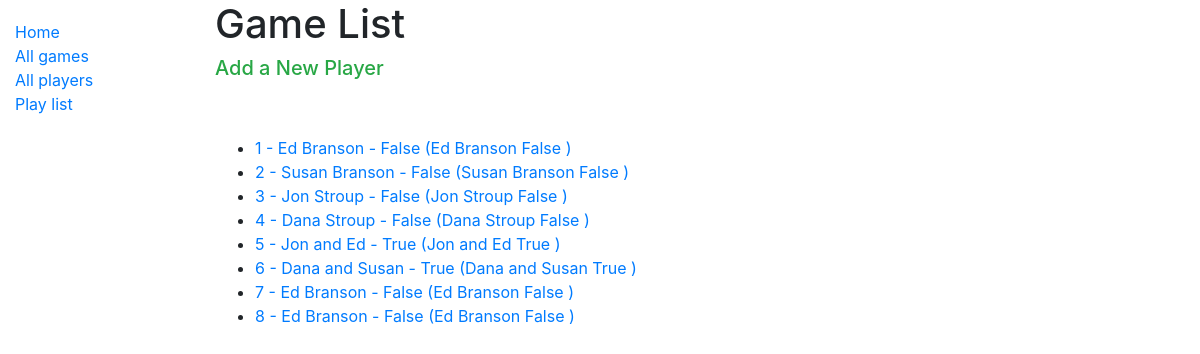
The page /player/ on the database its author committed.
### scorekeeping/player/models.py (models this page shows, shortened)
class Player(models.Model):
    name = models.CharField(max_length=15)
    team = models.BooleanField(default=False)
    def get_absolute_url(self):
        return reverse('player-detail', args=[str(self.id)])
    def __str__(self):
        return f'{self.id} - {self.name} - {self.team}'

### scorekeeping/player/views.py (the view)
# urls.py: path('player/', views.PlayerListView.as_view(), name='player-list'),
class PlayerListView(generic.ListView):
    model = Player

### scorekeeping/player/templates/player/player_list.html (shortened to what this page needs)
<!DOCTYPE html>
{% extends "base_generic.html" %}
{% load static %}
  {% load static %}
    {% block content %}
    <h1>Game List</h1>
    <h5><a class="text-success" href="{% url 'player-create' %}">Add a New Player</a></h5><br><br>
      {% if player_list %}
          <ul>
              {% for player in player_list %}
                  <li><a href="{{ player.get_absolute_url}}">{{ player }} ({{player.name}}
                    {{player.team}} )</a></li>
              {% endfor %}
          </ul>
      {% else %}
          <p>No players are available.</p>
      {% endif %}
  {% endblock %}

### scorekeeping/game/templates/base_generic.html (shortened to what this page needs)
<!DOCTYPE html>
<html lang="en">
<head>
  <link rel="stylesheet" href="https://cdn.jsdelivr.net/npm/bootstrap@4.5.3/dist/css/bootstrap.min.css">
  {% load static %}
  <link rel="stylesheet" href="{% static 'css/styles.css' %}">
</head>
<body>
  <div class="container-fluid">
    <div class="row">
      <div class="col-sm-2">
      {% block sidebar %}
        <ul class="sidebar-nav">
          <li><a href="{% url 'index' %}">Home</a></li>
          <li><a href="{% url 'game-list' %}">All games</a></li>
          <li><a href="{% url 'player-list' %}">All players</a></li>
          <li><a href="{% url 'play-list' %}">Play list</a></li>
        </ul>
     {% endblock %}
      </div>
      <div class="col-sm-10 ">{% block content %}{% endblock %}</div>
    </div>
  </div>
</body>
</html>

### scorekeeping/game/static/game/css/styles.css (style rules this page uses)
.sidebar-nav { margin-top: 20px; padding: 0; list-style: none; }

### rows shown on the page
Player: id+name+team "1 - Ed Branson - False", name "Ed Branson", team "False"
Player: id+name+team "2 - Susan Branson - False", name "Susan Branson", team "False"
Player: id+name+team "3 - Jon Stroup - False", name "Jon Stroup", team "False"
Player: id+name+team "4 - Dana Stroup - False", name "Dana Stroup", team "False"
Player: id+name+team "5 - Jon and Ed - True", name "Jon and Ed", team "True"
Player: id+name+team "6 - Dana and Susan - True", name "Dana and Susan", team "True"
Player: id+name+team "7 - Ed Branson - False", name "Ed Branson", team "False"
Player: id+name+team "8 - Ed Branson - False", name "Ed Branson", team "False"
